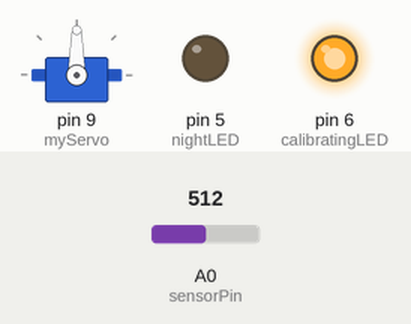
A sketch run on a simulated Arduino Uno, built with avr-gcc and run on an emulated ATmega328P. Parts: servo, output pins drawn as LEDs (lit = HIGH). Inputs (shaded band) come from the test bench; at power-on: A0 (sensorPin) = 512. What the sketch prints to the serial monitor is not drawn.

Above: at 0.1 s.
At 5.1 s:
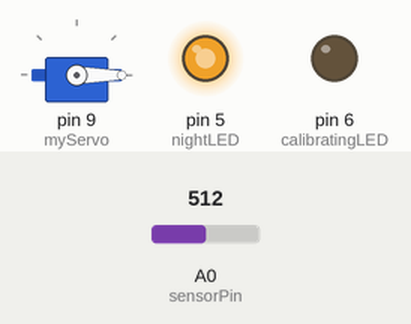
Timing chart, 0 to 6.6 s (numbered marks = the images above):
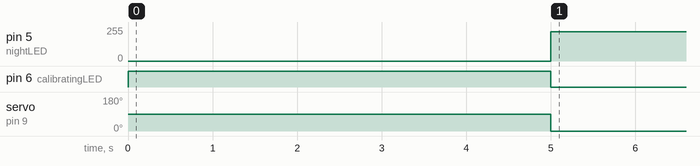

The sketch:

a3IO.ino
```cpp
/*
    File: a3IO.ino
    Author: Max Coppock
      with some help from the Calibration example:
      https://www.arduino.cc/en/Tutorial/BuiltInExamples/Calibration
*/

//include servo library so we can do things with the servo motor
#include <Servo.h>

//define voltage divider sensor pin
const int sensorPin = A0;
//define pin for night light LED (green)
const int nightLED = 5;
//define pin for LED showing active calibration (red)
const int calibratingLED = 6;

//value of sensor pin
int sensorValue = 0;
//variable to hold minimum value during calibration period
// set to 1023 first because this is the max value we can read, so anything
// lower will set a new minimum
int sensorMin = 1023;
//variable to hold maximum value during calibration
// set to minimum value of 0 first so any value will set a new max
int sensorMax = 0;

//servo object for the motor
Servo myServo;

void setup() {
  // put your setup code here, to run once:
  //set LED pins to output
  pinMode(nightLED, OUTPUT);
  pinMode(calibratingLED, OUTPUT);
  //attach the servo to the servo object in code
  myServo.attach(9);

  //start serial monitor w 9600 baud rate
  Serial.begin(9600);

  //CALIBRATION CODE
  //turn on calibrating LED to show calibration in progress
  digitalWrite(calibratingLED, HIGH);

  //spend the first 5 seconds in this loop to calibrate
  while (millis() < 5000) {
    //save the sensorPin's input to sensorValue
    sensorValue = analogRead(sensorPin);

    // if there's a new maximum sensor value
    if (sensorValue > sensorMax) {
      //save it to sensorMax
      sensorMax = sensorValue;
    }

    // if there's a new minimum value
    if (sensorValue < sensorMin) {
      //save it to sensorMin
      sensorMin = sensorValue;
    }
  }

  //turn calibration indicator LED off
  digitalWrite(calibratingLED, LOW);

  //CALIBRATION DONE

  //print out the minimum and maximum values during the calibration
  Serial.println("=== Calibrated Sensor Range ===");
  Serial.print("Low: ");
  Serial.print(sensorMin);
  Serial.print("   High: ");
  Serial.println(sensorMax);
}

void loop() {
  // put your main code here, to run repeatedly:

  //save the sensor input to val variable
  int val = analogRead(A0);
  //print out the saved sensor input
  Serial.println(val);

  //constrain val to be within the calibrated range
  val = constrain(val, sensorMin, sensorMax);
  //map val to be used for an analogWrite to an LED
  //at 220/255 brightness in low light, off in high light
  int valLED = map(val, sensorMin, sensorMax, 220, 0);
  //map val to be used for an analogWrite to the servo
  //at 0 degrees in low light, 180 in high light
  int valServo = map(val, sensorMin, sensorMax, 0, 180);

  //write the LED value to the night light LED
  analogWrite(nightLED, valLED);
  //write the servo value to the servo
  myServo.write(valServo);

}
```

Measured:
- by itself, pin 5 (nightLED): 0/255 → 219/255 at 5.0 s
- by itself, servo on pin 9 (myServo): 90° → 0° at 5.0 s
